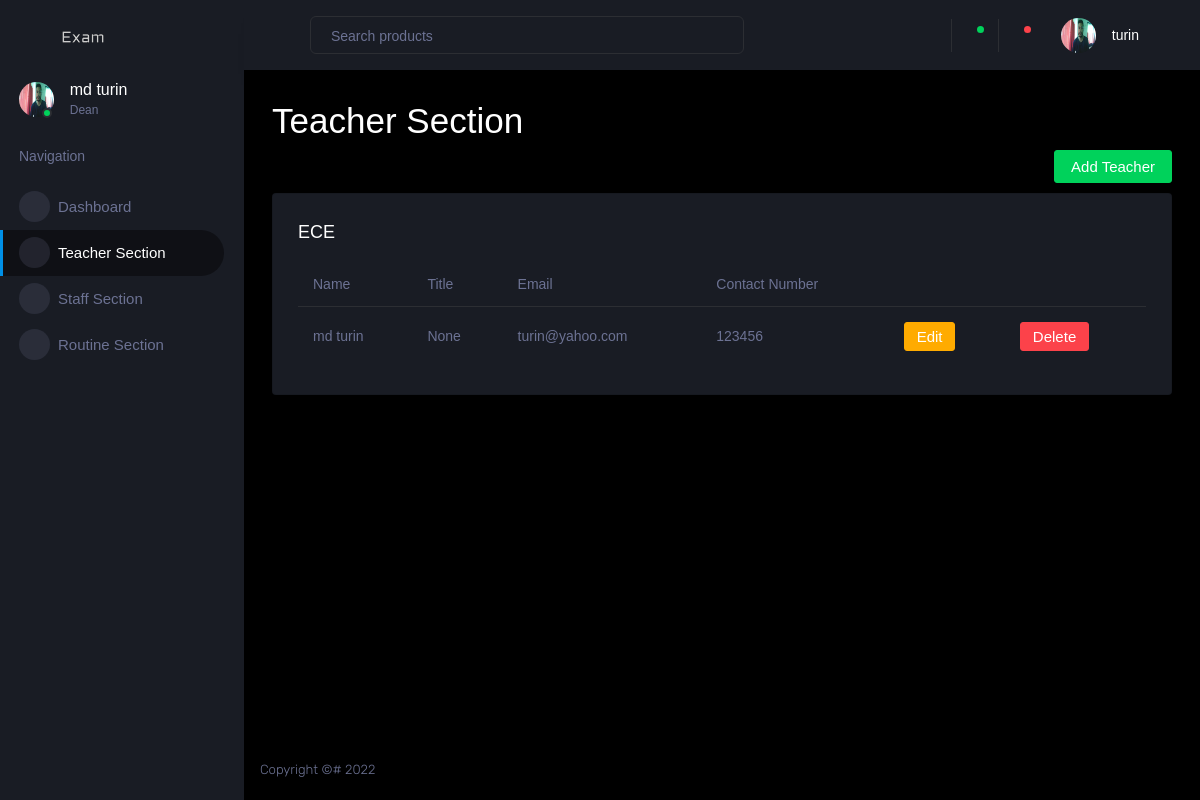
/user/teacher-section (signed in), run on an earlier commit of the app's database.
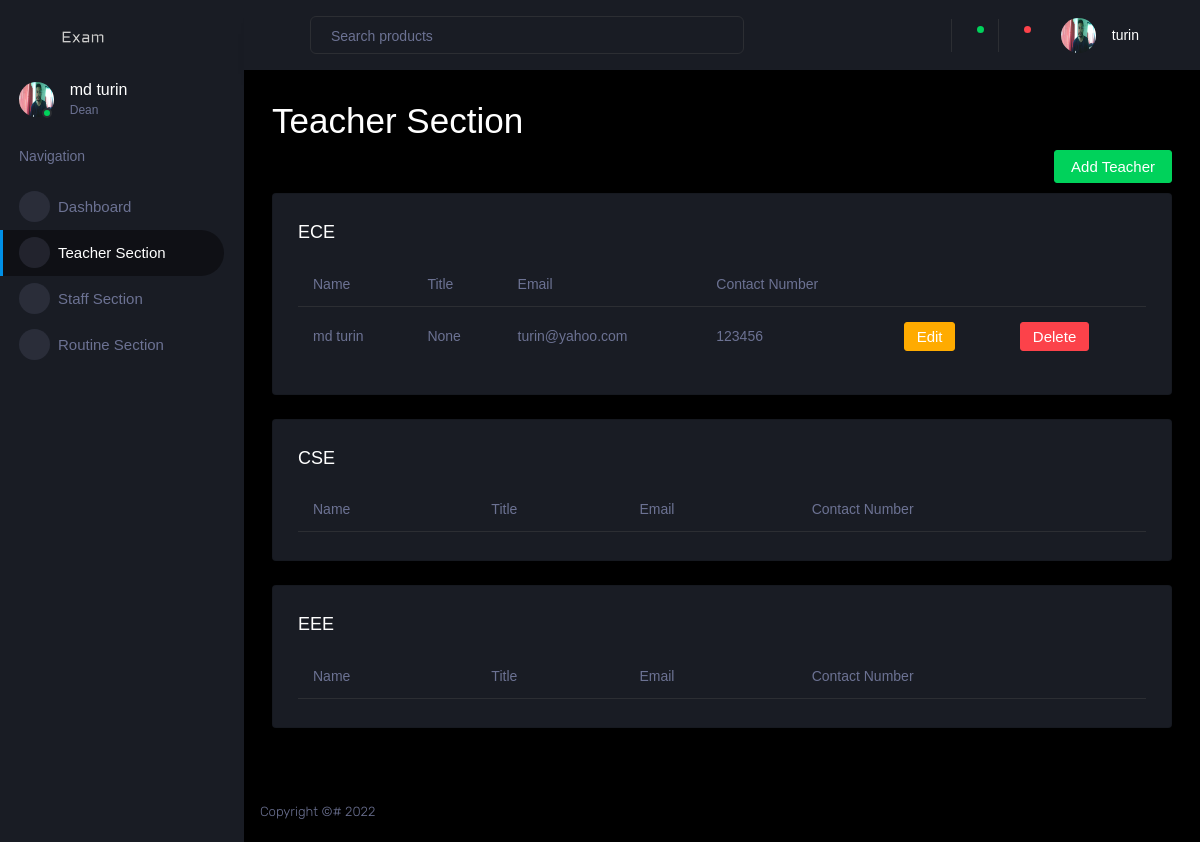
And on a later commit of the database.
### dashboard/models.py (models this page shows)
class Department(models.Model):
    name = models.CharField(max_length=255, null=True)
    faculty = models.ForeignKey(Faculty, on_delete=models.PROTECT)
    def __str__(self) -> str:
        return self.name

### account/models.py (models this page shows, shortened)
class Teacher(models.Model):
    user = models.OneToOneField(
        User, on_delete=models.CASCADE, primary_key=True)
    title = models.CharField(max_length=255, null=False,
                             choices=TEACHER_TITLE_CHOICES, default='None')
    contact_number = models.CharField(null=False, unique=True, max_length=255)
    profile_picture = models.ImageField(
        upload_to=get_profile_pictures_directory, blank=True, null=True)
    department = models.ForeignKey(
        Department, on_delete=models.DO_NOTHING)

### dashboard/views.py (the view)
# urls.py: path('teacher-section', teacher_page, name='teacher-section'),
def teacher_page(request):
    context = get_context(request)
    return render(request, 'teacher-section.html', context)

### dashboard/models.py (called while the page is built)
    def __str__(self) -> str:
        return self.name

### dashboard/views.py (called while the page is built)
def is_dean(user):
    try:
        teacher = Teacher.objects.get(user=user)
    except Teacher.DoesNotExist:
        return None
    deans = Dean.objects.filter(teacher=teacher).order_by('-joined')[:1]
    if len(deans) != 1:
        return None
    return deans[0]

def is_staff(user):
    try:
        staff = Staff.objects.get(user=user)
    except Staff.DoesNotExist:
        return None
    return staff

def is_teacher(user):
    try:
        teacher = Teacher.objects.get(user=user)
    except Teacher.DoesNotExist:
        return None
    return teacher

def get_staff(faculty):
    return list(Staff.objects.filter(faculty=faculty))

def get_courses(faculty):
    courses = Course.objects.all()
    selected_courses = []
    for course in courses:
        dept = Department.objects.get(name=course.department)
        if dept.faculty == faculty:
            selected_courses.append(course)
    return selected_courses

def get_routines(faculty):
    return list(Routine.objects.filter(faculty=faculty))

### dashboard/templates/teacher-section.html
{% extends "dashboard-base.html" %}
{% load static %}
{% block content %}
<h1>Teacher Section</h1>
<div class="create-new">
  <a class="nav-link btn btn-success create-new-button"  href="{% url 'add-teacher' %}" >
    Add Teacher
  </a>
</div>
{% for department in departments %}
  <div class="row">
    <div class="col-12 grid-margin">
      <div class="card">
        <div class="card-body">
          <h4 class="card-title">{{ department.name }}</h4>
          <div class="table-responsive">
            <table class="table">
              <thead>
                <tr>
                  <th>Name</th>
                  <th>Title</th>
                  <th>Email</th>
                  <th>Contact Number</th>
                </tr>
              </thead>
              <tbody>
                {% for teacher in teachers %}
                  {% if department == teacher.department %}
                    <tr>
                      <td>{{ teacher.user.first_name }} {{ teacher.user.last_name }}</td>
                      <td>{{ teacher.title }}</td>
                      <td>{{ teacher.user }}</td>
                      <td>{{ teacher.contact_number }}</td>
                      <td><button class="btn btn-warning">Edit</button></td>
                      <td><button class="btn btn-danger">Delete</button></td>
                    </tr>
                  {% endif %}
                {% endfor %}
              </tbody>
            </table>
          </div>
        </div>
      </div>
    </div>
  </div>
{% endfor %}
{% endblock content %}

### dashboard/templates/dashboard-base.html (shortened to what the changed rows need)
{% load static %}
<!DOCTYPE html>
<html lang="en">
  <head>
    <link rel="stylesheet" href="{% static 'dashboard/vendors/mdi/css/materialdesignicons.min.css' %}" />
    <link rel="stylesheet" href="{% static 'dashboard/vendors/css/vendor.bundle.base.css' %}" />
    <link rel="stylesheet" href="{% static 'dashboard/vendors/jvectormap/jquery-jvectormap.css' %}" />
    <link rel="stylesheet" href="{% static 'dashboard/vendors/flag-icon-css/css/flag-icon.min.css' %}" />
    <link rel="stylesheet" href="{% static 'dashboard/vendors/owl-carousel-2/owl.carousel.min.css' %}" />
    <link rel="stylesheet" href="{% static 'dashboard/vendors/owl-carousel-2/owl.theme.default.min.css' %}" />
    <link rel="stylesheet" href="{% static 'dashboard/css/style.css' %}" />
  </head>
  <body>
    <div class="container-scroller">
      <nav class="sidebar sidebar-offcanvas" id="sidebar">
        <ul class="nav">
          <li class="nav-item profile">
            <div class="profile-desc">
              <div class="profile-pic">
                <div class="count-indicator">
                  {% if user.profile_picture %}
                    <img class="img-xs rounded-circle" src="{{ user.profile_picture.url }}" />
                  {% else %}
                    <img class="img-xs rounded-circle" src="{% static 'dashboard/images/dummy.png' %}" />
                  {% endif %}
                  <span class="count bg-success"></span>
                </div>
                <div class="profile-name">
                  <h5 class="mb-0 font-weight-normal">
                    {{ user.user.first_name }} {{ user.user.last_name }}
                  </h5>
                  <span>
                    {% if if_staff %}
                      Staff
                    {% elif if_dean %}
                      Dean
                    {% else %}
                      Teacher
                    {% endif %}
                  </span>
                </div>
              </div>
            </div>
          </li>
        </ul>
      </nav>
      <div class="container-fluid page-body-wrapper">
        <nav class="navbar p-0 fixed-top d-flex flex-row">
          <div class="navbar-menu-wrapper flex-grow d-flex align-items-stretch">
            <ul class="navbar-nav navbar-nav-right">
              <li class="nav-item dropdown">
                <a
                  class="nav-link"
                  id="profileDropdown"
                  href="#"
                  data-toggle="dropdown"
                >
                  <div class="navbar-profile">
                    {% if user.profile_picture %}
                      <img
                      class="img-xs rounded-circle"
                      src="{{ user.profile_picture.url }}"
                      />
                    {% else %}
                      <img
                      class="img-xs rounded-circle"
                      src="{% static 'dashboard/images/dummy.png' %}"
                      />
                    {% endif %}
                    <p class="mb-0 d-none d-sm-block navbar-profile-name">
                      {{ user.user.last_name }}
                    </p>
                    <i class="mdi mdi-menu-down d-none d-sm-block pl-3"></i>
                  </div>
                </a>
              </li>
            </ul>
          </div>
        </nav>
        <div class="main-panel">
          <div class="content-wrapper">
            {% block content %}{% endblock %}
          </div>
        </div>
      </div>
    </div>
  </body>
</html>

What changed in the data, as far as the page shows it:
added Department: name "CSE"
added Department: name "EEE"
